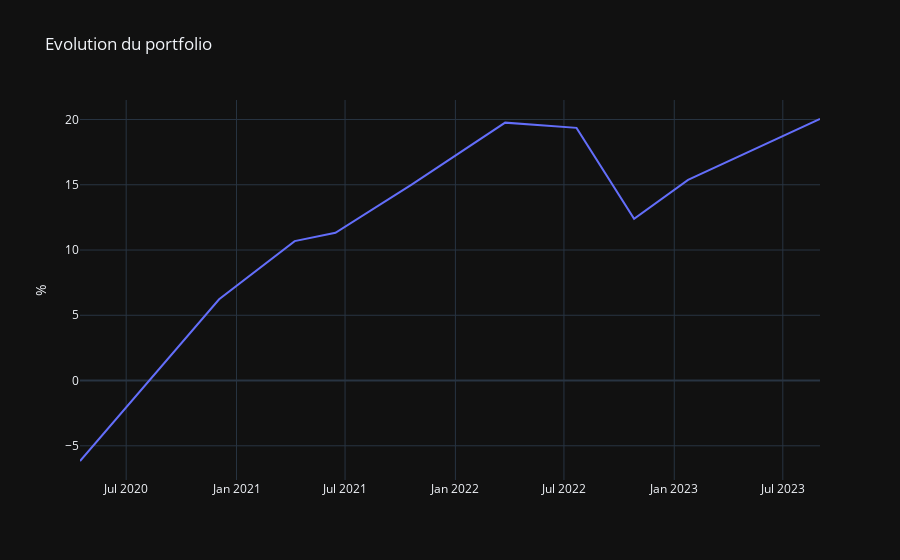

The code cell stored with this chart in its notebook:
### Code cell
bt.evolution_porfolio()

### Figure 1 — Plotly figure (JSON) as saved in the notebook; plotly's stock layout.template omitted (floating-point values rounded to 4 significant figures)
{"data": [{"mode": "lines", "name": "Portfolio", "x": ["2020-04-15T00:00:00", "2020-12-03T00:00:00", "2021-04-08T00:00:00", "2021-06-15T00:00:00", "2021-10-20T00:00:00", "2022-03-25T00:00:00", "2022-07-22T00:00:00", "2022-10-26T00:00:00", "2023-01-24T00:00:00", "2023-09-01T00:00:00"], "y": [-6.164, 6.229, 10.68, 11.32, 15.01, 19.76, 19.36, 12.4, 15.37, 20.04], "type": "scatter"}], "layout": {"title": {"text": "Evolution du portfolio"}, "yaxis": {"title": {"text": "%"}}}}
